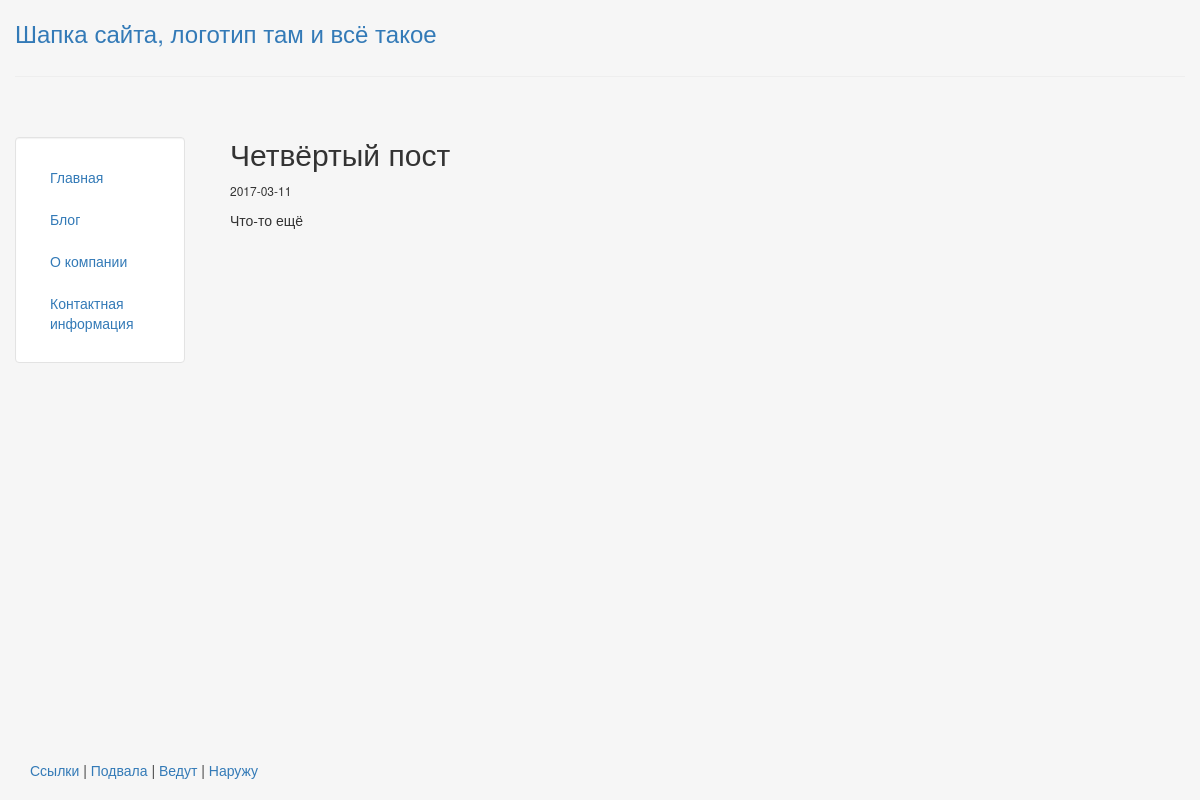
The page /blog/4 on the database as committed earlier.
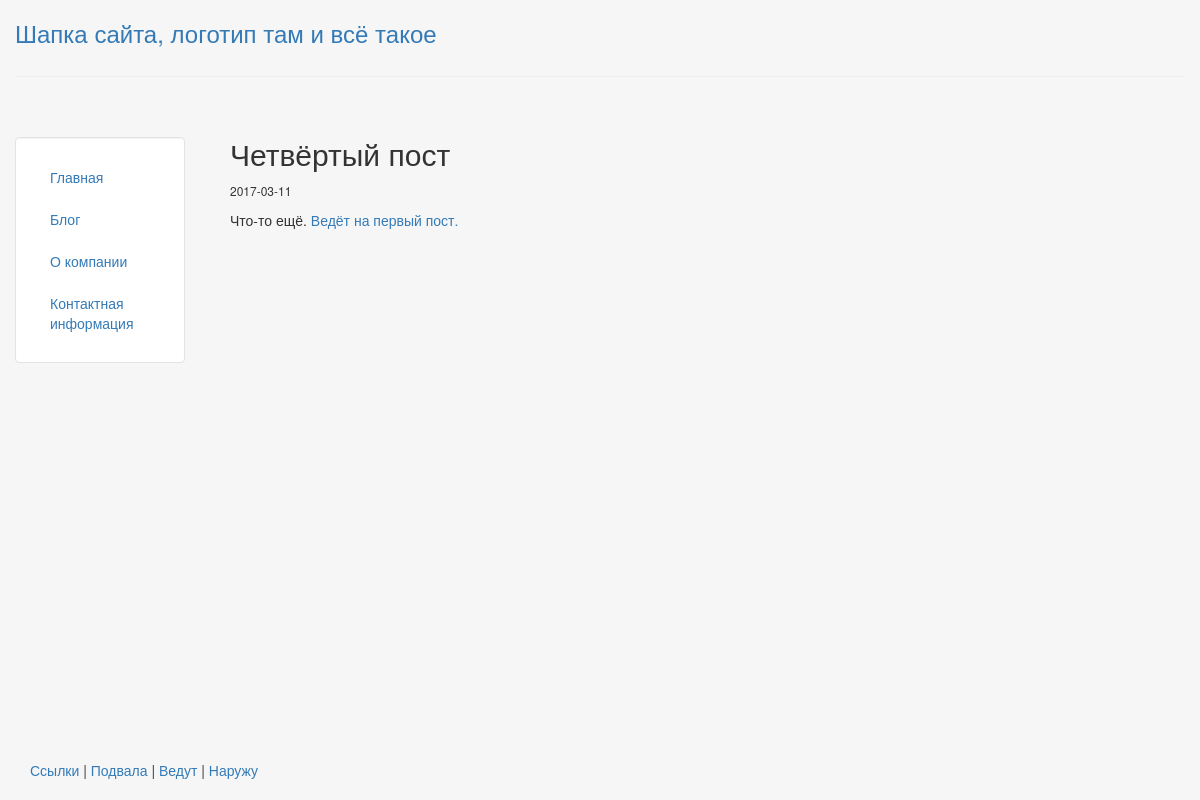
The same page on the database as committed later.
### blog/models.py (models this page shows, shortened)
class Post(models.Model):
    title = models.CharField(max_length=140)
    body = models.TextField()
    date = models.DateTimeField()

### blog/templates/blog/post.html
{% extends "personal/header.html" %}
{% block content %}
  <h2>{{ post.title }}</h2>
  <span class="post-date">{{ post.date|date:'Y-m-d' }}</span>
  <div class="post-body">
    {{ post.body|safe|linebreaks }}
  </div>
{% endblock %}

Rows that differ between the two databases and show on the page:
changed Post "Четвёртый пост": body "Что-то ещё" → "Что-то ещё. Ведёт на первый пост."
